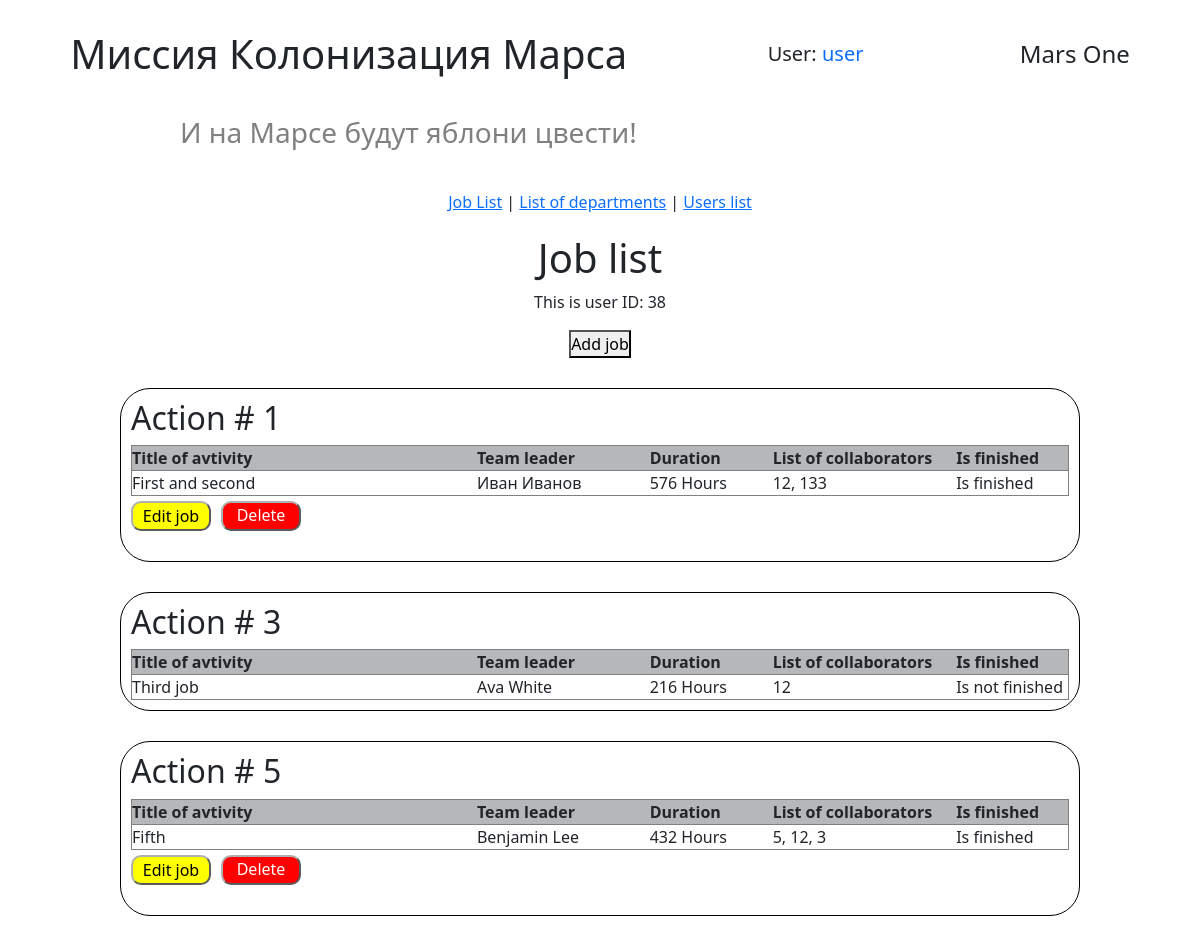
Screenshot of /jobs_list (signed in) with the database file from the repository.
### data/users.py (models this page shows, shortened)
class User(SqlAlchemyBase, UserMixin):
    __tablename__ = 'users'
    id = sqlalchemy.Column(sqlalchemy.Integer, primary_key=True, autoincrement=True)
    surname = sqlalchemy.Column(sqlalchemy.String, nullable=True)
    name = sqlalchemy.Column(sqlalchemy.String, nullable=True)
    age = sqlalchemy.Column(sqlalchemy.Integer, nullable=True)
    position = sqlalchemy.Column(sqlalchemy.String, nullable=True)
    speciality = sqlalchemy.Column(sqlalchemy.String, nullable=True)
    address = sqlalchemy.Column(sqlalchemy.String, nullable=True)
    email = sqlalchemy.Column(sqlalchemy.String, index=True, unique=True, nullable=True)
    hashed_password = sqlalchemy.Column(sqlalchemy.String, nullable=True)
    modified_date = sqlalchemy.Column(sqlalchemy.DateTime, default=datetime.datetime.now)
    news = orm.relationship("News", back_populates='user')

### data/jobs.py (models this page shows)
class Jobs(SqlAlchemyBase):
    __tablename__ = 'jobs'
    id = sqlalchemy.Column(sqlalchemy.Integer, primary_key=True,
                           autoincrement=True)
    author = sqlalchemy.Column(sqlalchemy.Integer,
                               ForeignKey('users.id'), nullable=False)
    team_leader = sqlalchemy.Column(sqlalchemy.Integer,
                                    ForeignKey('users.id'), nullable=False)
    job_title = sqlalchemy.Column(sqlalchemy.String, nullable=True)
    work_size = sqlalchemy.Column(sqlalchemy.Integer, nullable=False)
    collaborators = sqlalchemy.Column(sqlalchemy.String, nullable=True)
    start_date = sqlalchemy.Column(sqlalchemy.DateTime,
                                   default=datetime.datetime.now)
    end_date = sqlalchemy.Column(sqlalchemy.DateTime,
                                 default=datetime.datetime.now)
    is_finished = sqlalchemy.Column(sqlalchemy.Boolean, default=False)
    team_leader_user = relationship("User", backref='team_leader_jobs',
                                    foreign_keys=[team_leader])
    author_user = relationship("User", backref='author_jobs',
                               foreign_keys=[author])

### handlers/work_with_jobs.py (the view)
@work_with_jobs_bp.route('/jobs_list')
@login_required
def get_jobs_list():
    db_ss = db_session.create_session()
    jobs = db_ss.query(Jobs).all()
    current_user_id = current_user.id
    message = get_flashed_messages()
    print(message)
    return render_template('jobs.html', jobs=jobs,
                           current_user_id=current_user_id,
                           message=message)

### data/db_session.py (called while the page is built)
def create_session() -> Session:
    global __factory
    return __factory()

### main.py (called while the page is built)
@login_manager.user_loader
def load_user(user_id):
    db_sess = db_session.create_session()
    return db_sess.query(User).get(user_id)

### templates/jobs.html (shortened to what this page needs)
{% extends "base.html" %}
{% block styles %}
    <link rel="stylesheet" href="{{ url_for('static', filename='css/job_list.css')}}">
{% endblock %}
{% block content %}
<h1>Job list</h1>
<p>This is user ID: {{ current_user_id }}</p>
<button onclick="window.location.href='/create_job'">Add job </button>
{% for job  in jobs %}
    <div class="action">
        <h2>Action # {{ job.id }} </h2>
        <table>
            <tr>
                <th width="200">Title of avtivity</th>
                <th width="100">Team leader</th>
                <th width="50">Duration</th>
                <th width="50">List of collaborators</th>
                <th width="50">Is finished</th>
            </tr>
            <tr>
                <td>{{ job.job_title }}</td>
                <td>{{ job.team_leader_user.name }} {{ job.team_leader_user.surname }}</td>
                <td>{{ job.work_size }} Hours</td>
                <td>{{ job.collaborators }}</td>
                {% if job.is_finished %}
                    <td>Is finished</td>
                {% else %}
                    <td>Is not finished</td>
                {% endif %}
            </tr>
        </table>
        {% if job.author_user.id == current_user_id or current_user_id == 1 or job.team_leader == current_user_id %}
        <div class="buttons_block">
            <form action="{{ url_for('work_with_jobs.edit_job', job_id=job.id )}}" method="get">
                <button class="edit_job_btn" type="submit">Edit job</button>
            </form>
            <form action="{{ url_for('work_with_jobs.delete_job', job_id=job.id )}}" method="post">
                <button class="delete_job_btn" type="submit">Delete job</button>
            </form>
        </div>
        {% endif %}
    </div>
{% endfor %}
{% endblock %}

### templates/base.html (shortened to what this page needs)
<!DOCTYPE html>
<html lang="ru">
<head>
    <link rel="stylesheet"
    href="https://cdn.jsdelivr.net/npm/bootstrap@5.0.0-beta1/dist/css/bootstrap.min.css"
>
    <link rel="stylesheet" href="{{ url_for('static', filename='css/style.css')}}">
    {% block styles %}{% endblock %}
</head>
<body>
    <header>
        <h1>Миссия Колонизация Марса</h1>
        {% if current_user.is_authenticated %}
        <h5> User:
            <a class="navbar-brand" href="/logout">{{ current_user.name }}</a>
        </h5>
        {% else %}
            <div class="auth_buttons">
                <a class="btn btn-primary " href="/register">Зарегистрироваться</a>
                <a class="btn btn-success" href="/login">Войти</a>
            </div>
        {% endif %}
        <h4>Mars One</h4>
    </header>
    <h3 class="second_header_text">И на Марсе будут яблони цвести!</h3>
    <main>
        <nav>
            <a href="/jobs_list">Job List</a> |
            <a href="/list_of_departments">List of departments</a> |
            <a href="/user_list">Users list</a>
        </nav>
        {% block content %}{% endblock %}
    </main>
</body>
</html>

### static/css/style.css (style rules this page uses)
* { margin: 0px; padding: 0px; font-family: 'Segoe UI', Tahoma, Geneva, Verdana, sans-serif; }
header { display: flex; justify-content: space-around; align-items: center; margin-top: 30px; width: 100%; }
main { display: flex; flex-direction: column; align-items: center; height: 100vh; margin-top: 20px; }
nav { margin: 20px; }
.second_header_text { color: grey; margin-top: 30px; margin-left: 15vw; }

### static/css/job_list.css (style rules this page uses)
div.action { border: 1px solid rgb(0, 0, 0); padding: 10px; border-radius: 30px; margin-top: 30px; width: 80%; }
table { width: 100%; }
tr { border: 1px solid grey; }
th { background-color: rgb(181, 183, 185); }
.buttons_block { display: flex; justify-content: space-between; width: 170px; margin-top: 5px; }
.edit_job_btn, .delete_job_btn { border-radius: 10px; border-color: rgb(175, 176, 176); height: 30px; width: 80px; }
.edit_job_btn { background-color: yellow; }
.delete_job_btn { color: white; background-color: red; }

### rows the page displays
User: name "user"
Jobs: id "1", job_title "First and second", team_leader_user.name "Иван", team_leader_user.surname "Иванов", work_size "576", collaborators "12, 133", is_finished "Is finished"
Jobs: id "3", job_title "Third job", team_leader_user.name "Ava", team_leader_user.surname "White", work_size "216", collaborators "12", is_finished "Is not finished"
Jobs: id "5", job_title "Fifth", team_leader_user.name "Benjamin", team_leader_user.surname "Lee", work_size "432", collaborators "5, 12, 3", is_finished "Is finished"

### other values shown
{{ current_user_id }} "38"
